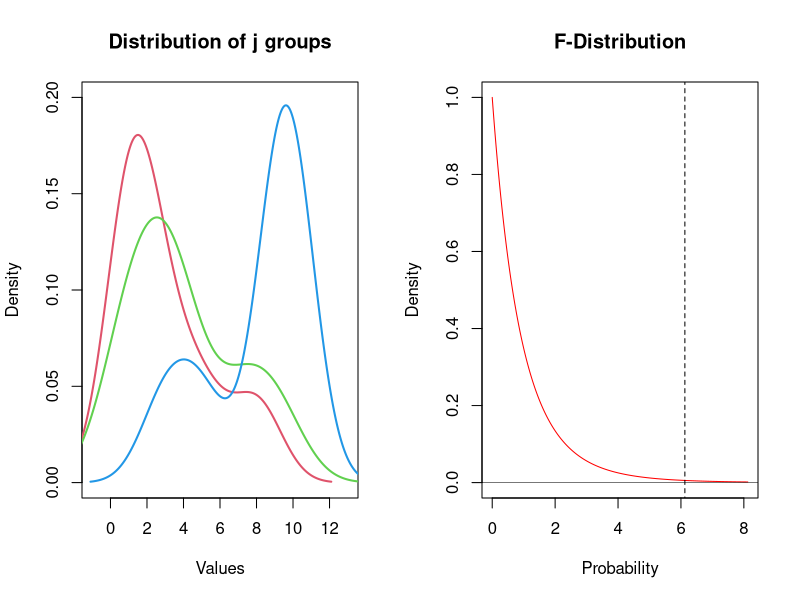

This figure's R source:
j1 = c(1,2,3,1,8,1,5)
j2 = c(7,4,1,3,1,9,3)
j3 = c(10,9,5,9,10,3,10)

#### f test ####
nJ = 3
n = length(j1)

dfG = nJ - 1 
dfE = length(j1)+length(j2)+length(j3) - nJ
grandMean = mean(c(j1,j2,j3))

ssT = sum( (c(j1,j2,j3)-grandMean)^2 )
ssG = ((mean(j1)-grandMean)^2)*n  +  ((mean(j2)-grandMean)^2)*n  +  ((mean(j3)-grandMean)^2)*n
ssE = sum((j1 - mean(j1))^2) + sum((j2 - mean(j2))^2) + sum((j3 - mean(j3))^2)
(ssE + ssG) == ssT

msG = ssG/dfG
msE = ssE/dfE
fStatistic = msG/msE

netaSquared = ssG/ssT
netaSquared = (fStatistic*dfG)/(fStatistic*dfG+dfE)
omegaSquared = (ssG - (nJ-1)*msE)/(ssT+msE)
effectSize = sqrt(netaSquared/(1-netaSquared))

betweenGroups = c(SS = ssG, df = dfG, MS = msG)
withinGroups = c(SS = ssE, df = dfE, MS = msE)
total = c(SS = ssT, df = (dfG + dfE))
stats = c(Fobs = fStatistic, netaSquared = netaSquared, omegaSquared = omegaSquared, EffectSize = effectSize)

results = list(betweenGroups=betweenGroups, withinGroups=withinGroups, total=total, stats=stats)

#### plots ####
par(mfrow=c(1,2))
plot(NULL, 
     xlim = c(-1,13),
     ylim = c(0,.2),
     main = "Distribution of j groups",
     xlab= "Values",
     ylab= "Density")
lines(density(j1), lwd = 2, col = 2)
lines(density(j2), lwd = 2, col = 3)
lines(density(j3), lwd = 2, col = 4)

plot(NULL, 
     xlim = c(0,(fStatistic+2)),
     ylim = c(0, 1),
     main = "F-Distribution",
     xlab= "Probability",
     ylab= "Density")
curve(df(x, df1 = dfG, df2 = dfE), from = 0, to = (fStatistic+2), n = 5000, col= 'red', lwd=1, add = T)
lines(x = c(fStatistic,fStatistic), y = c(-1,2), lty = "dashed")
lines(x = c(-10,10), y = c(0,0), lwd = .5, lty = "solid")
df(fStatistic, df1 = dfG, df2 = dfE)

round(results$stats,2)
